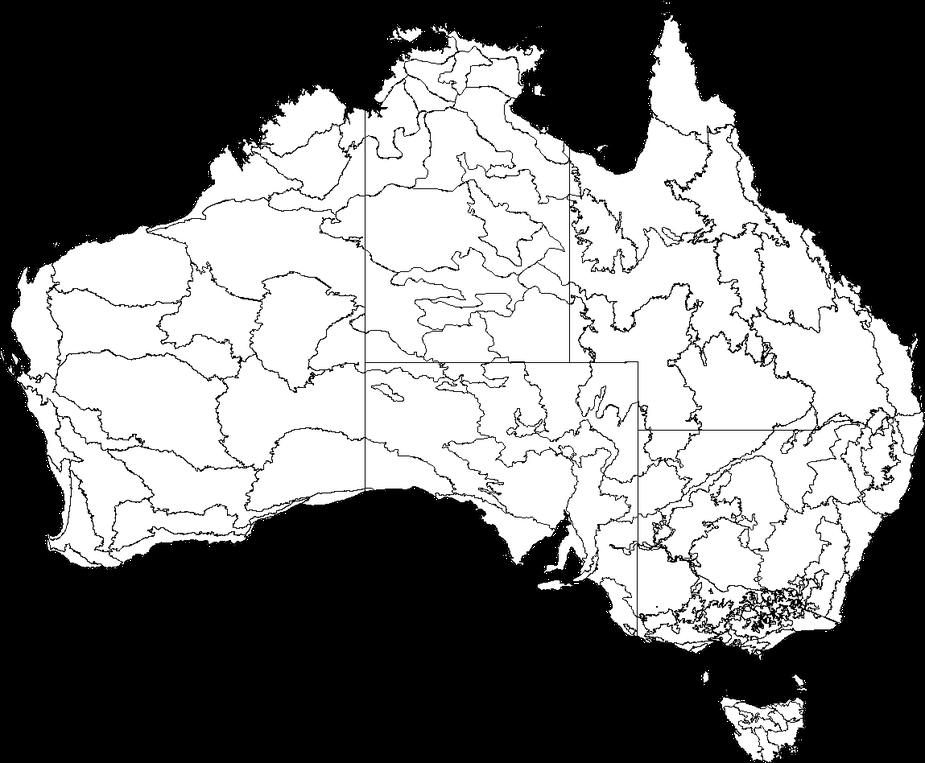
#> input picture maps/IBRA.png, 925 x 763 px, shrunk from 1149 x 948 before the run
$ python masker.py maps/IBRA.png
#> lines starting #> are read from the running program, lines starting #| are printed output that depends on the picture; after the words box and inside, x2 and y2 are one past the last pixel; in counts of white or black regions, pixels touching at a corner belong together
import numpy as np
import cv2
import argparse

parser =argparse.ArgumentParser()
parser.add_argument('input_img', help = 'the input image file')
args = parser.parse_args()

def nothing(x):
    pass

def colormask(filename):
#> called with filename = 'maps/IBRA.png'
    cv2.namedWindow(filename,1)

    #set trackbar
    hh = 'hue high'
    hl = 'hue low'
    sh = 'saturation high'
    sl = 'saturation low'
    vh = 'value high'
    vl = 'value low'
    mode = 'mode'

    #set ranges
    cv2.createTrackbar(hh, filename, 0,255, nothing)
    cv2.createTrackbar(hl, filename, 0,255, nothing)
    cv2.createTrackbar(sh, filename, 0,255, nothing)
    cv2.createTrackbar(sl, filename, 0,255, nothing)
    cv2.createTrackbar(vh, filename, 0,255, nothing)
    cv2.createTrackbar(vl, filename, 0,255, nothing)
    cv2.createTrackbar(mode, filename, 0,3, nothing)


    #read img in both rgb and grayscale
    img = cv2.imread(filename,1)
#> img is the input picture: shape (763, 925, 3); min 0, max 255, mean 119.5
    imgg = cv2.imread(filename,0)
#> imgg: shape (763, 925); min 0, max 255, mean 119.5

    #convert rgb to hsv
    hsv_img = cv2.cvtColor(img, cv2.COLOR_BGR2HSV)
#> hsv_img: shape (763, 925, 3); mean H, S, V 0, 0, 119.5

    while True:
        hul= cv2.getTrackbarPos(hl,filename)
        huh= cv2.getTrackbarPos(hh,filename)
        sal= cv2.getTrackbarPos(sl,filename)
        sah= cv2.getTrackbarPos(sh,filename)
        val= cv2.getTrackbarPos(vl,filename)
        vah= cv2.getTrackbarPos(vh,filename)

        modev= cv2.getTrackbarPos(mode,filename)

        hsvl = np.array([hul, sal, val], np.uint8)
        hsvh = np.array([huh, sah, vah], np.uint8)

        mask = cv2.inRange(hsv_img, hsvl, hsvh)
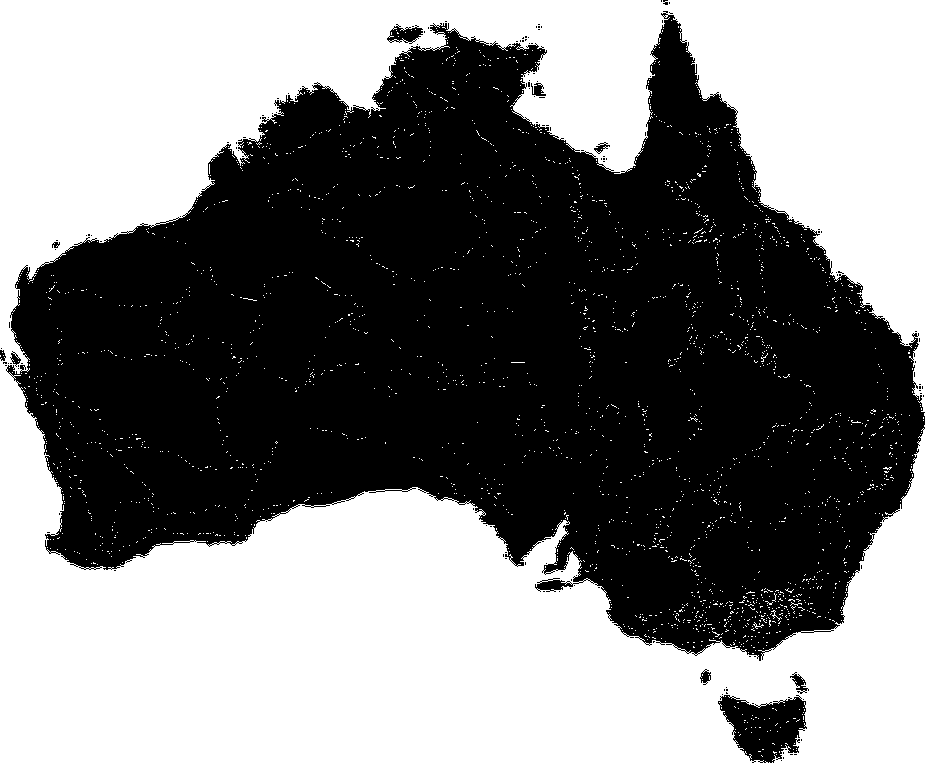
#> mask: shape (763, 925); 49.1% white; 2530 white regions (2527 under 20 px), largest, box (x1, y1, x2, y2) and area: (0, 0, 925, 763) 341989, (771, 610, 782, 621) 24, (753, 622, 764, 629) 21

        res = cv2.bitwise_and(img, img, mask=mask)
#> res: shape (763, 925, 3); every value is 0

        #set image for differnt modes
        ret, threshold = cv2.threshold(mask, 0, 255, cv2.THRESH_BINARY_INV+cv2.THRESH_OTSU)
#> ret = 0
        res_rgb = cv2.cvtColor(res, cv2.COLOR_HSV2BGR)
        #convert black to white
        res[np.where((res==[0,0,0]).all(axis=2))] = [255,255,255]
#> res: shape (763, 925, 3); every value is 255

        if modev ==0:
            #show mask only
            cv2.imshow(filename,mask)
        elif modev ==1:
            #show white-masked color img
            cv2.imshow(filename,res)
        elif modev ==2:
            #show white-masked binary img with threshold
            cv2.imshow(filename,threshold)
        else:
            #white-masked grayscale img with threshold
            cv2.imshow(filename,res_rgb)

        #press 'Esc' to close the window
        ch = cv2.waitKey(5)
#> (key Esc is pressed here)
        if ch== 27:
            break
    cv2.destroyAllWindows()

    return mask

colormask(args.input_img)
